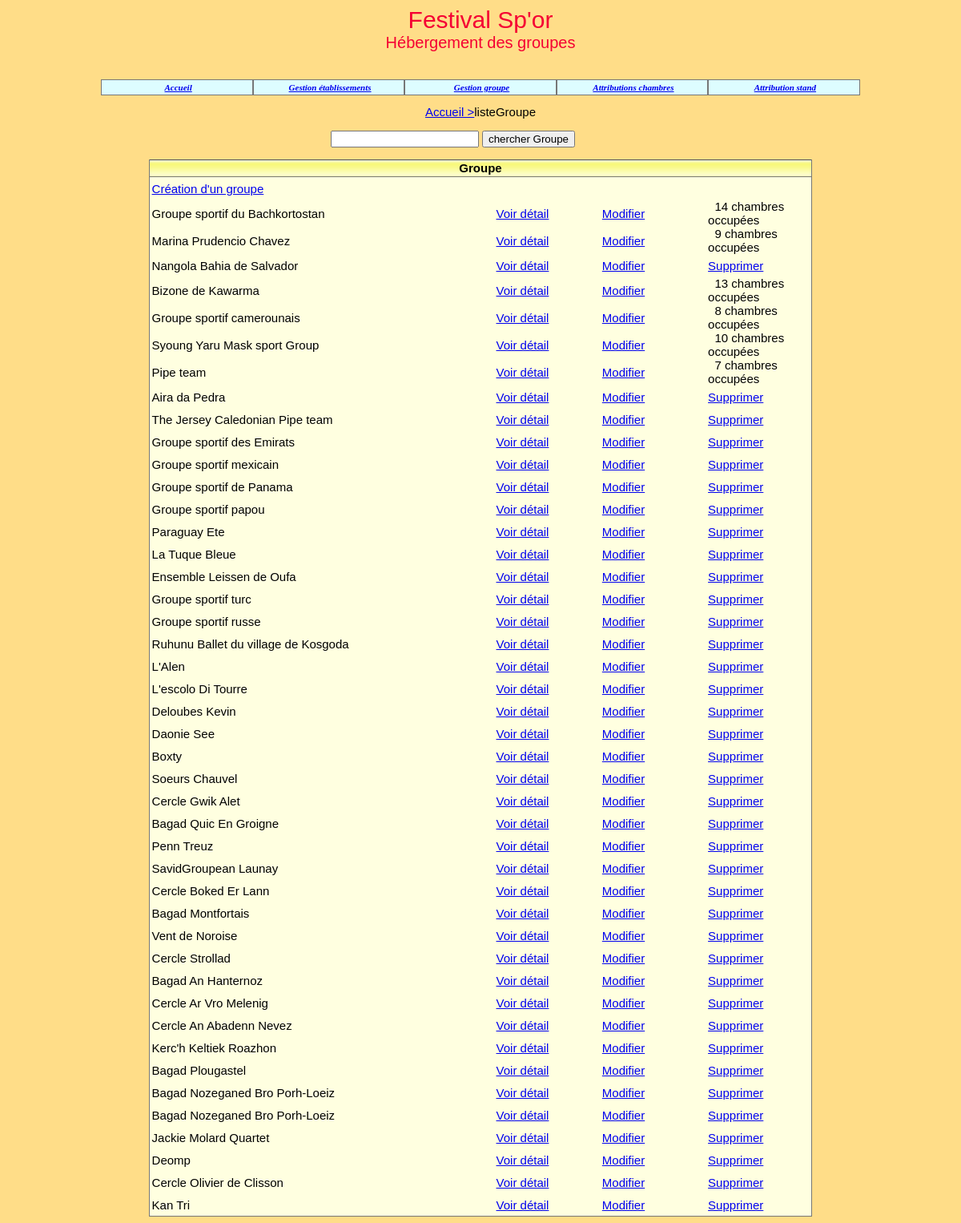
/listeGroupe.php, run on the app's committed database.
### tables this page shows
create table Groupe
(idGroupe char(4) not null, 
nomGroupe varchar(40) not null, 
identiteResponsable varchar(40) default null,
adressePostale varchar(120) default null,
nombrePersonnes integer not null, 
nomPays varchar(40) not null, 
hebergement char(1) not null,
ligue varchar(40) default null,
stand bool not null,
constraint pk_Groupe primary key(idGroupe));

### _gestionBase.inc.php (called while the page is built, shortened)
<?php
function obtenirReqGroupe()
{
   $req="select idGroupe, nomGroupe from Groupe order by idGroupe";
   return $req;
}
function existeAttributionsGroupe($connexion, $id)
{
   $req="select * From Attribution where idGroupe='$id'";
   $rsAttrib=$connexion->query($req);
   return $rsAttrib->fetchAll();
}
function obtenirNbGroupeOccup($connexion, $idGroupe)
{
   $req="select IFNULL(sum(nombreChambres), 0) as totalChambresOccup from
        Attribution where idGroupe='$idGroupe'";
   $rsOccup= $connexion->query($req);
   $lgOccup=$rsOccup->fetchAll();
   foreach ($lgOccup as $row)
   {
      $totalChambresOccup = $row['totalChambresOccup'];
   }
   return $totalChambresOccup;
}
?>

### listeGroupe.php (the view, shortened to what this page needs)
<?php
include("connexion-PDO.php");
include("_debut.inc.php");
include("_gestionBase.inc.php");
echo "<table width='80%' cellpadding='0' cellspacing='0' align='center'>
   <tr>
   <td align='center'><a href='index.php'>Accueil ></a>listeGroupe
   </tr>
</table>
<br>";
echo '<table width = 40% align = "center">
	<form method ="POST" action = "résultatGroupe.php">
	<tr>
	<td width = 50% align = "right"><input type = "search" name = "searchGroupe"/></td>
	<td><input type = "submit" align = "left" name = "chercher" value ="chercher Groupe" /></td> </tr></table></form></br>';
echo "
<table width='70%' cellspacing='0' cellpadding='0' align='center'
class='tabNonQuadrille'>
   <tr class='enTeteTabNonQuad'>
      <td colspan='4'>Groupe</td>
   </tr>";
     echo "
   <tr class='ligneTabNonQuad'>
      <td colspan='4'><a href='creationGroupe.php?action=demanderCreGr'>
      Création d'un groupe</a ></td>
  </tr>";
   $req=obtenirReqGroupe();
   $rsGroupe=$connexion->query($req);
   $lgGroupe=$rsGroupe->fetchAll();
   foreach ($lgGroupe as $row)
   {
      $idGroupe=$row['idGroupe'];
      $nomGroupe=$row['nomGroupe'];
      echo "
		<tr class='ligneTabNonQuad'>
         <td width='52%'>$nomGroupe</td>
         <td width='16%' align='center'>
         <a href='detailGroupe.php?idGroupe=$idGroupe'>
         Voir détail</a></td>
         <td width='16%' align='center'>
         <a href='modificationGroupe.php?action=demanderModifGroupe&amp;idGroupe=$idGroupe'>
         Modifier</a></td>";
			if (!existeAttributionsGroupe($connexion, $idGroupe))
			{
            echo "
            <td width='16%' align='center'>
            <a href='suppressionGroupe.php?action=demanderSupprGroupe&amp;idGroupe=$idGroupe'>
            Supprimer</a></td>";
        	 }
         	else
         	{
         		$nbChambre = obtenirNbGroupeOccup($connexion, $idGroupe);
            	echo "
            	<td width='16%'>&nbsp ".$nbChambre." chambres occupées </td>";
			}
			echo "</tr>";
   }
 	echo "</table>"
?>

### css/cssGeneral.css (style rules this page uses)
.basePage { background-color:#FFDD88; color:black; font:11px Arial, Helvetica, sans-serif; }
td,tr { font:15px Arial, Helvetica, sans-serif; }
table.tabNonQuadrille { background-color:#FFFFE0; border-bottom:1px solid #777777; border-right:1px solid #777777; border-left:1px solid #777777; border-top:1px #777777; color:black; }
tr.enTeteTabNonQuad td { background-image:url('../images/xpBarre.jpg'); height:21px; text-align:center; font-weight:bold; border-bottom:1px solid #777777; }
tr.ligneTabNonQuad td { background-color:#FFFFE0; height:28px; text-align:left; padding-left:3px; color:black; }

### data on the page
groupe: nomGroupe "Groupe sportif du Bachkortostan", nbChambre "14"
groupe: nomGroupe "Marina Prudencio Chavez", nbChambre "9"
groupe: nomGroupe "Nangola Bahia de Salvador"
groupe: nomGroupe "Bizone de Kawarma", nbChambre "13"
groupe: nomGroupe "Groupe sportif camerounais", nbChambre "8"
groupe: nomGroupe "Syoung Yaru Mask sport Group", nbChambre "10"
groupe: nomGroupe "Pipe team", nbChambre "7"
groupe: nomGroupe "Aira da Pedra"
groupe: nomGroupe "The Jersey Caledonian Pipe team"
groupe: nomGroupe "Groupe sportif des Emirats"
groupe: nomGroupe "Groupe sportif mexicain"
groupe: nomGroupe "Groupe sportif de Panama"
groupe: nomGroupe "Groupe sportif papou"
groupe: nomGroupe "Paraguay Ete"
groupe: nomGroupe "La Tuque Bleue"
groupe: nomGroupe "Ensemble Leissen de Oufa"
groupe: nomGroupe "Groupe sportif turc"
groupe: nomGroupe "Groupe sportif russe"
groupe: nomGroupe "Ruhunu Ballet du village de Kosgoda"
groupe: nomGroupe "L'Alen"
groupe: nomGroupe "L'escolo Di Tourre"
groupe: nomGroupe "Deloubes Kevin"
groupe: nomGroupe "Daonie See"
groupe: nomGroupe "Boxty"
groupe: nomGroupe "Soeurs Chauvel"
groupe: nomGroupe "Cercle Gwik Alet"
groupe: nomGroupe "Bagad Quic En Groigne"
groupe: nomGroupe "Penn Treuz"
groupe: nomGroupe "SavidGroupean Launay"
groupe: nomGroupe "Cercle Boked Er Lann"
groupe: nomGroupe "Bagad Montfortais"
groupe: nomGroupe "Vent de Noroise"
groupe: nomGroupe "Cercle Strollad"
groupe: nomGroupe "Bagad An Hanternoz"
groupe: nomGroupe "Cercle Ar Vro Melenig"
groupe: nomGroupe "Cercle An Abadenn Nevez"
groupe: nomGroupe "Kerc'h Keltiek Roazhon"
groupe: nomGroupe "Bagad Plougastel"
groupe: nomGroupe "Bagad Nozeganed Bro Porh-Loeiz"
groupe: nomGroupe "Bagad Nozeganed Bro Porh-Loeiz"
groupe: nomGroupe "Jackie Molard Quartet"
groupe: nomGroupe "Deomp"
groupe: nomGroupe "Cercle Olivier de Clisson"
groupe: nomGroupe "Kan Tri"
